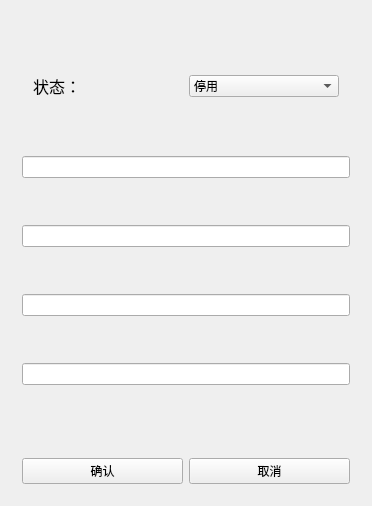
<?xml version="1.0" encoding="UTF-8"?>
<ui version="4.0">
 <class>ModifyMachineWindowClass</class>
 <widget class="QWidget" name="ModifyMachineWindowClass">
  <property name="geometry">
   <rect>
    <x>0</x>
    <y>0</y>
    <width>372</width>
    <height>506</height>
   </rect>
  </property>
  <property name="windowTitle">
   <string>ModifyMachineWindow</string>
  </property>
  <layout class="QVBoxLayout" name="verticalLayout_2">
   <item>
    <widget class="QWidget" name="widget" native="true">
     <layout class="QVBoxLayout" name="verticalLayout">
      <item>
       <widget class="QWidget" name="widget_3" native="true">
        <property name="sizePolicy">
         <sizepolicy hsizetype="Preferred" vsizetype="Fixed">
          <horstretch>0</horstretch>
          <verstretch>0</verstretch>
         </sizepolicy>
        </property>
        <layout class="QHBoxLayout" name="horizontalLayout">
         <item>
          <widget class="QLabel" name="label">
           <property name="font">
            <font>
             <pointsize>12</pointsize>
            </font>
           </property>
           <property name="text">
            <string>状态：</string>
           </property>
          </widget>
         </item>
         <item>
          <widget class="QComboBox" name="comboBox_status">
           <item>
            <property name="text">
             <string>停用</string>
            </property>
           </item>
           <item>
            <property name="text">
             <string>空闲</string>
            </property>
           </item>
          </widget>
         </item>
        </layout>
       </widget>
      </item>
      <item>
       <widget class="QLineEdit" name="lineEdit_cpu"/>
      </item>
      <item>
       <widget class="QLineEdit" name="lineEdit_ram"/>
      </item>
      <item>
       <widget class="QLineEdit" name="lineEdit_rom"/>
      </item>
      <item>
       <widget class="QLineEdit" name="lineEdit_gpu"/>
      </item>
     </layout>
    </widget>
   </item>
   <item>
    <widget class="QWidget" name="widget_2" native="true">
     <property name="sizePolicy">
      <sizepolicy hsizetype="Preferred" vsizetype="Fixed">
       <horstretch>0</horstretch>
       <verstretch>0</verstretch>
      </sizepolicy>
     </property>
     <layout class="QHBoxLayout" name="horizontalLayout_2">
      <item>
       <widget class="QPushButton" name="pushButton_confirm">
        <property name="text">
         <string>确认</string>
        </property>
       </widget>
      </item>
      <item>
       <widget class="QPushButton" name="pushButton_cancal">
        <property name="text">
         <string>取消</string>
        </property>
       </widget>
      </item>
     </layout>
    </widget>
   </item>
  </layout>
 </widget>
 <layoutdefault spacing="6" margin="11"/>
 <resources/>
 <connections/>
</ui>
